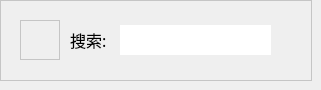
     <widget class="QWidget" name="page">
      <widget class="QWidget" name="searchsmallwidget" native="true">
       <property name="geometry">
        <rect>
         <x>0</x>
         <y>0</y>
         <width>312</width>
         <height>81</height>
        </rect>
       </property>
       <property name="styleSheet">
        <string notr="true">border:1px solid  #c5c5c5;</string>
       </property>
       <widget class="QPushButton" name="searbtn">
        <property name="geometry">
         <rect>
          <x>20</x>
          <y>20</y>
          <width>40</width>
          <height>40</height>
         </rect>
        </property>
        <property name="styleSheet">
         <string notr="true"/>
        </property>
        <property name="text">
         <string/>
        </property>
        <property name="icon">
         <iconset resource="img.qrc">
          <normaloff>:/chat/search.png</normaloff>:/chat/search.png</iconset>
        </property>
        <property name="iconSize">
         <size>
          <width>40</width>
          <height>40</height>
         </size>
        </property>
       </widget>
       <widget class="QLabel" name="label_2">
        <property name="geometry">
         <rect>
          <x>70</x>
          <y>20</y>
          <width>40</width>
          <height>40</height>
         </rect>
        </property>
        <property name="font">
         <font>
          <family>等线</family>
          <pointsize>12</pointsize>
         </font>
        </property>
        <property name="styleSheet">
         <string notr="true">border:0px;</string>
        </property>
        <property name="text">
         <string>搜索:</string>
        </property>
        <property name="alignment">
         <set>Qt::AlignLeading|Qt::AlignLeft|Qt::AlignVCenter</set>
        </property>
       </widget>
       <widget class="QPushButton" name="sear_2btn">
        <property name="geometry">
         <rect>
          <x>280</x>
          <y>30</y>
          <width>20</width>
          <height>20</height>
         </rect>
        </property>
        <property name="styleSheet">
         <string notr="true">border:0px;</string>
        </property>
        <property name="text">
         <string/>
        </property>
        <property name="icon">
         <iconset resource="img.qrc">
          <normaloff>:/chat/arrow-right.png</normaloff>:/chat/arrow-right.png</iconset>
        </property>
        <property name="iconSize">
         <size>
          <width>20</width>
          <height>20</height>
         </size>
        </property>
       </widget>
       <widget class="QLineEdit" name="searrecordedit">
        <property name="geometry">
         <rect>
          <x>120</x>
          <y>25</y>
          <width>151</width>
          <height>30</height>
         </rect>
        </property>
        <property name="font">
         <font>
          <pointsize>11</pointsize>
         </font>
        </property>
        <property name="styleSheet">
         <string notr="true">border:0px;</string>
        </property>
        <property name="readOnly">
         <bool>true</bool>
        </property>
       </widget>
      </widget>
     </widget>
